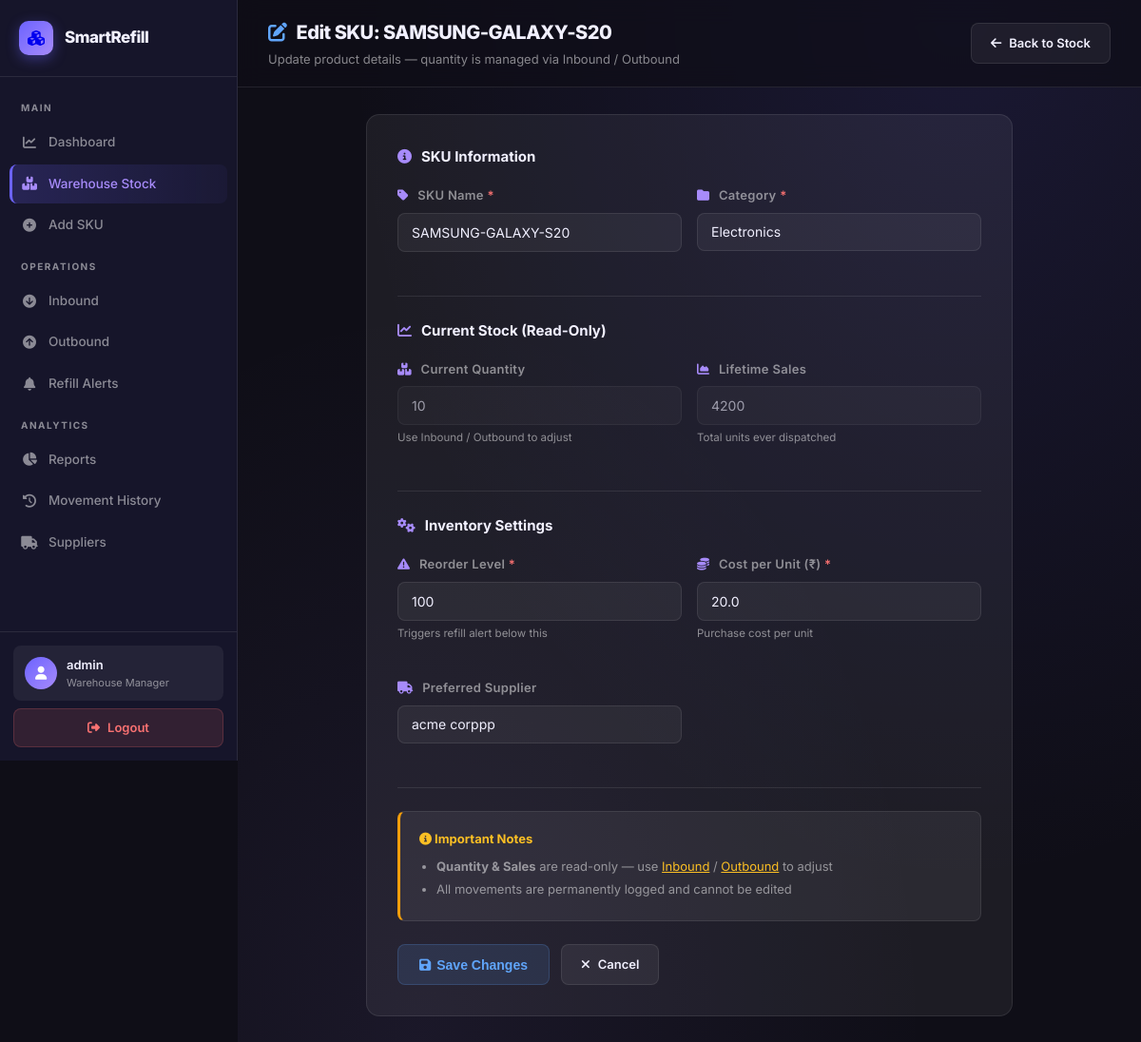
/edit/SAMSUNG-GALAXY-S20 (signed in), run on the app's committed database.
### tables this page shows
CREATE TABLE "products" (
                    id INTEGER PRIMARY KEY AUTOINCREMENT,
                    user_id INTEGER NOT NULL DEFAULT 1,
                    name TEXT NOT NULL,
                    category TEXT NOT NULL,
                    quantity INTEGER DEFAULT 0,
                    reorder_level INTEGER DEFAULT 10,
                    sales_count INTEGER DEFAULT 0,
                    created_at TIMESTAMP DEFAULT CURRENT_TIMESTAMP, cost_per_unit REAL DEFAULT 0.0, supplier_id INTEGER REFERENCES suppliers(id),
                    FOREIGN KEY (user_id) REFERENCES users(id) ON DELETE CASCADE,
                    UNIQUE(user_id, name)
                );

CREATE TABLE suppliers (
                id INTEGER PRIMARY KEY AUTOINCREMENT,
                user_id INTEGER NOT NULL,
                name TEXT NOT NULL,
                contact_name TEXT,
                phone TEXT,
                email TEXT,
                address TEXT,
                FOREIGN KEY(user_id) REFERENCES users(id)
            );

### app.py (the view, shortened to what this page needs)
@app.route("/edit/<product_name>", methods=["GET", "POST"])
@login_required
def edit_product(product_name):
    user_id = session['user_id']
    conn = get_connection()
    cur = conn.cursor()
    cur.execute(
        "SELECT name, category, quantity, reorder_level, sales_count, cost_per_unit, supplier_id FROM products WHERE user_id = ? AND name = ?",
        (user_id, product_name)
    )
    product = cur.fetchone()
    cur.execute("SELECT id, name FROM suppliers WHERE user_id = ? ORDER BY name", (user_id,))
    suppliers = cur.fetchall()
    conn.close()
    if product is None:
        flash(f"SKU '{product_name}' not found!", "error")
        return redirect("/products")
    product_data = {
        "name": product[0],
        "category": product[1],
        "quantity": product[2],
        "reorder": product[3],
        "sales": product[4],
        "cost": product[5],
        "supplier_id": product[6]
    }
    return render_template("edit_product.html", product=product_data, suppliers=suppliers)

### app.py (called while the page is built)
def login_required(f):
    @wraps(f)
    def decorated_function(*args, **kwargs):
        if 'user_id' not in session:
            flash("Please log in first!", "error")
            return redirect("/login")
        return f(*args, **kwargs)
    return decorated_function

### database.py (called while the page is built)
def get_connection():
    conn = sqlite3.connect("inventory.db")
    conn.execute("PRAGMA foreign_keys = ON")
    return conn

### templates/edit_product.html (shortened to what this page needs)
<!DOCTYPE html>
<html lang="en">
<head>
    <link href="https://cdnjs.cloudflare.com/ajax/libs/font-awesome/6.5.0/css/all.min.css" rel="stylesheet">
    <link rel="stylesheet" href="/static/dark-theme.css">
</head>
<body>
    <aside class="sidebar">
        <a href="/dashboard" class="sidebar-brand">
            <div class="logo-icon"><i class="fas fa-cubes"></i></div><span>SmartRefill</span>
        </a>
        <nav class="sidebar-nav">
            <div class="sidebar-label">Main</div>
            <a href="/dashboard"><i class="fas fa-chart-line"></i> Dashboard</a>
            <a href="/products" class="active"><i class="fas fa-boxes"></i> Warehouse Stock</a>
            <a href="/add"><i class="fas fa-plus-circle"></i> Add SKU</a>
            <div class="sidebar-label">Operations</div>
            <a href="/inbound"><i class="fas fa-arrow-circle-down"></i> Inbound</a>
            <a href="/outbound"><i class="fas fa-arrow-circle-up"></i> Outbound</a>
            <a href="/refill"><i class="fas fa-bell"></i> Refill Alerts</a>
            <div class="sidebar-label">Analytics</div>
            <a href="/reports"><i class="fas fa-chart-pie"></i> Reports</a>
            <a href="/history"><i class="fas fa-history"></i> Movement History</a>
            <a href="/suppliers"><i class="fas fa-truck"></i> Suppliers</a>
        </nav>
        <div class="sidebar-footer">
            <div class="sidebar-user">
                <div class="user-avatar-circle"><i class="fas fa-user"></i></div>
                <div>
                    <div class="uname">{{ session.get('username','User') }}</div>
                    <div class="urole">Warehouse Manager</div>
                </div>
            </div>
            <a href="/logout" class="logout-btn"><i class="fas fa-sign-out-alt"></i> Logout</a>
        </div>
    </aside>
    <div class="main">
        <div class="topbar">
            <div class="topbar-left">
                <h1><i class="fas fa-edit" style="color:var(--blue);margin-right:10px"></i>Edit SKU: {{ product.name }}
                </h1>
                <p>Update product details — quantity is managed via Inbound / Outbound</p>
            </div>
            <div class="topbar-right">
                <a href="/products" class="btn-ghost"><i class="fas fa-arrow-left"></i> Back to Stock</a>
            </div>
        </div>
        <div class="page-body">
            <div style="max-width:680px;margin:0 auto">
                <div class="form-card fade-in">
                    <form method="post" onsubmit="return validateEditForm()">
                        <div style="margin-bottom:24px;padding-bottom:24px;border-bottom:1px solid var(--border)">
                            <div class="section-heading"><i class="fas fa-info-circle"></i> SKU Information</div>
                            <div style="display:grid;grid-template-columns:1fr 1fr;gap:16px">
                                <div class="form-group">
                                    <label><i class="fas fa-tag"></i> SKU Name <span
                                            style="color:var(--red)">*</span></label>
                                    <input type="text" id="skuName" name="name" class="form-control"
                                        value="{{ product.name }}" required>
                                </div>
                                <div class="form-group">
                                    <label><i class="fas fa-folder"></i> Category <span
                                            style="color:var(--red)">*</span></label>
                                    <select id="category" name="category" class="form-control" required>
                                        {% set cats =
                                        ['Electronics','Hardware','Software','Accessories','Grocery','Clothing','Furniture','Books','Toys','Sports','Beauty
                                        & Personal Care','Home & Garden','Automotive','Health & Wellness','Office
                                        Supplies','Other'] %}
                                        {% for c in cats %}
                                        <option value="{{ c }}" {% if product.category==c %}selected{% endif %}>{{ c }}
                                        </option>
                                        {% endfor %}
                                    </select>
                                </div>
                            </div>
                        </div>
                        <div style="margin-bottom:24px;padding-bottom:24px;border-bottom:1px solid var(--border)">
                            <div class="section-heading"><i class="fas fa-chart-line"></i> Current Stock (Read-Only)
                            </div>
                            <div style="display:grid;grid-template-columns:1fr 1fr;gap:16px">
                                <div class="form-group">
                                    <label><i class="fas fa-boxes"></i> Current Quantity</label>
                                    <input type="number" class="form-control" value="{{ product.quantity }}" disabled
                                        style="opacity:.6;cursor:not-allowed">
                                    <small style="color:var(--muted);font-size:11.5px;margin-top:4px;display:block">Use
                                        Inbound / Outbound to adjust</small>
                                </div>
                                <div class="form-group">
                                    <label><i class="fas fa-chart-area"></i> Lifetime Sales</label>
                                    <input type="number" class="form-control" value="{{ product.sales }}" disabled
                                        style="opacity:.6;cursor:not-allowed">
                                    <small
                                        style="color:var(--muted);font-size:11.5px;margin-top:4px;display:block">Total
                                        units ever dispatched</small>
                                </div>
                            </div>
                        </div>
                        <div style="margin-bottom:24px;padding-bottom:24px;border-bottom:1px solid var(--border)">
                            <div class="section-heading"><i class="fas fa-cogs"></i> Inventory Settings</div>
                            <div style="display:grid;grid-template-columns:1fr 1fr;gap:16px">
                                <div class="form-group">
                                    <label><i class="fas fa-exclamation-triangle"></i> Reorder Level <span
                                            style="color:var(--red)">*</span></label>
                                    <input type="number" id="reorder" name="reorder" class="form-control"
                                        value="{{ product.reorder }}" min="0" required>
                                    <small
                                        style="color:var(--muted);font-size:11.5px;margin-top:4px;display:block">Triggers
                                        refill alert below this</small>
                                </div>
                                <div class="form-group">
                                    <label><i class="fas fa-coins"></i> Cost per Unit (₹) <span
                                            style="color:var(--red)">*</span></label>
                                    <input type="number" id="cost" name="cost" class="form-control"
                                        value="{{ product.cost }}" min="0" step="0.01" required>
                                    <small
                                        style="color:var(--muted);font-size:11.5px;margin-top:4px;display:block">Purchase
                                        cost per unit</small>
                                </div>
                                <div class="form-group">
                                    <label><i class="fas fa-truck"></i> Preferred Supplier</label>
                                    <select name="supplier_id" class="form-control">
                                        {% for s in suppliers %}
                                        <option value="{{ s[0] }}" {% if product.supplier_id==s[0] %}selected{% endif
                                            %}>{{ s[1] }}</option>
                                        {% endfor %}
                                    </select>
                                </div>
                            </div>
                        </div>
                        <div class="info-box amber" style="margin-bottom:24px">
                            <h6><i class="fas fa-info-circle"></i> Important Notes</h6>
                            <ul>
                                <li><strong>Quantity & Sales</strong> are read-only — use <a href="/inbound"
                                        style="color:#fbbf24">Inbound</a> / <a href="/outbound"
                                        style="color:#fbbf24">Outbound</a> to adjust</li>
                                <li>All movements are permanently logged and cannot be edited</li>
                            </ul>
                        </div>
                        <div style="display:flex;gap:12px;flex-wrap:wrap">
                            <button type="submit" class="btn-edit" style="padding:11px 22px;font-size:14px"><i
                                    class="fas fa-save"></i> Save Changes</button>
                            <a href="/products" class="btn-ghost"><i class="fas fa-times"></i> Cancel</a>
                        </div>
                    </form>
                </div>
            </div>
        </div>
    </div>
</body>
</html>

### data on the page
products: name "SAMSUNG-GALAXY-S20", category "Electronics", quantity "10", sales "4200", cost "20.0", supplier_id "acme corppp"

### other printed values
{{ session.get('username','User') }} "admin"
